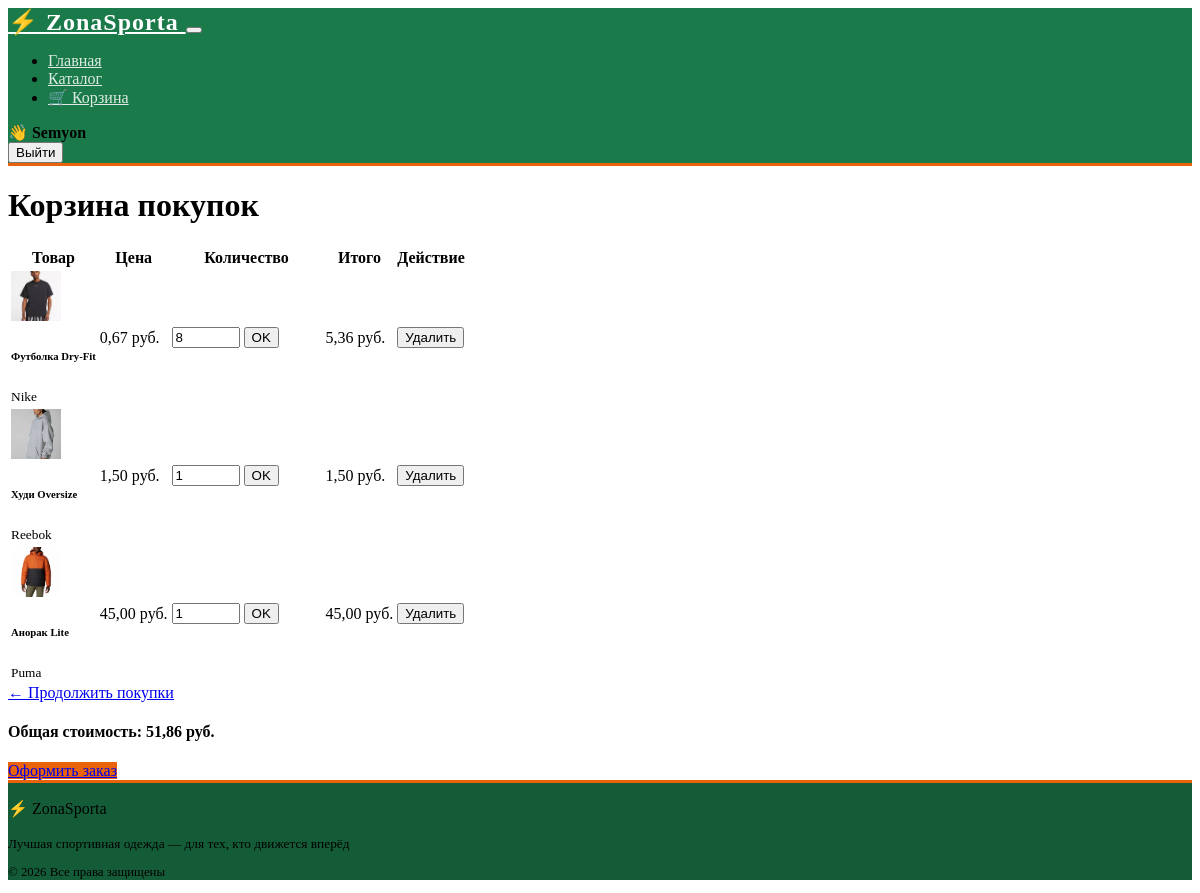
The page /cart/ (signed in) on the database its author committed.
### main/models.py (models this page shows, shortened)
class CartItem(models.Model):
    user = models.ForeignKey(
        settings.AUTH_USER_MODEL,
        on_delete=models.CASCADE,
        null=True
    )
    cart = models.ForeignKey(
        Cart,
        on_delete=models.CASCADE,
        verbose_name = "Корзина",
        related_name = "items"
    )
    product = models.ForeignKey(
        Product,
        on_delete=models.CASCADE,
        verbose_name = "Продукты",
        related_name = "cart_item"
    )
    quantity = models.PositiveIntegerField(
        validators=[MinValueValidator(1)],
        verbose_name="Количество"
    )
    def item_cost(self):
        return self.product.price * self.quantity
    class Meta:
        verbose_name = "Элемент корзины"
        verbose_name_plural = "Элементы корзины"

class Product(models.Model):
    name = models.CharField(
        max_length = 50,
        verbose_name = "Название товара"
    )
    description = models.TextField(
        blank = True,
        verbose_name = "Описание товара"
    )
    image = models.ImageField(
        upload_to = "products/",
        verbose_name = "Фото товара",
        blank = True,
        null = True
    )
    price = models.DecimalField(
        max_digits = 10,
        decimal_places = 2,
        verbose_name = "Цена",
        validators=[MinValueValidator(0)]
    )
    quantity_in_stock = models.IntegerField(
        verbose_name = "Количество на складе",
        validators=[MinValueValidator(0)]
    )
    category = models.ForeignKey(
        ProductCategory,
        on_delete=models.CASCADE,
        verbose_name = "Категория",
        related_name = "category_products"
    )
    manufacture = models.ForeignKey(
        Manufacturer,
        on_delete=models.CASCADE,
        verbose_name = "Производитель",
        related_name = "manufacture_products"
    )
    class Meta:
        verbose_name = "Товар"
        verbose_name_plural = "Товары"

class Manufacturer(models.Model):
    name = models.CharField(
        max_length = 50,
        verbose_name = "Название производителя"
    )
    country = models.CharField(
        max_length = 50,
        verbose_name = "Страна"
    )
    description = models.TextField(
        blank = True,
        verbose_name = "Описание производителя"
    )
    class Meta:
        verbose_name = "Производитель"
        verbose_name_plural = "Производители"

### main/views.py (the view)
# urls.py: path('cart/', views.cart, name='cart_view'),
@login_required(login_url='/register/')
def cart(request):
    cart, _ = Cart.objects.get_or_create(user=request.user)
    cart_items = CartItem.objects.filter(cart=cart)
    total_cost = sum(item.product.price * item.quantity for item in cart_items)
    context = {
        'cart_items': cart_items,
        'total_cost': total_cost,
    }
    return render(request, 'shop/cart.html', context)

### main/templates/shop/cart.html (shortened to what this page needs)
{% extends 'base.html' %}
{% block content %}
<div class="container mt-5">
    <h1 class="mb-4">Корзина покупок</h1>
    {% if cart_items %}
    <div class="card shadow-sm">
        <div class="card-body p-0">
            <table class="table table-hover mb-0 align-middle">
                <thead class="table-light">
                    <tr>
                        <th class="ps-4">Товар</th>
                        <th class="text-center">Цена</th>
                        <th class="text-center">Количество</th>
                        <th class="text-center">Итого</th>
                        <th class="text-end pe-4">Действие</th>
                    </tr>
                </thead>
                <tbody>
                    {% for item in cart_items %}
                    <tr>
                        <td class="ps-4">
                            <div class="d-flex align-items-center">
                                {% if item.product.image %}
                                    <img src="{{ item.product.image.url }}" alt="" class="rounded me-3" style="width: 50px; height: 50px; object-fit: cover;">
                                {% endif %}
                                <div>
                                    <h6 class="mb-0">{{ item.product.name }}</h6>
                                    <small class="text-muted">{{ item.product.manufacture.name }}</small>
                                </div>
                            </div>
                        </td>
                        <td class="text-center">{{ item.product.price }} руб.</td>
                        <td class="text-center" style="width: 150px;">
                            <form action="{% url 'update_cart' item.id %}" method="post" class="d-flex justify-content-center">
                                <input type="number" name="quantity" value="{{ item.quantity }}"
                                       min="1" max="{{ item.product.quantity_in_stock }}"
                                       class="form-control form-control-sm text-center me-1" style="width: 60px;">
                                <button type="submit" class="btn btn-outline-secondary btn-sm">OK</button>
                            </form>
                        </td>
                        <td class="text-center fw-bold text-primary">
                            {{ item.item_cost }} руб.
                        </td>
                        <td class="text-end pe-4">
                            <form action="{% url 'remove_from_cart' item.id %}" method="post">
                                <button type="submit" class="btn btn-outline-danger btn-sm">Удалить</button>
                            </form>
                        </td>
                    </tr>
                    {% endfor %}
                </tbody>
            </table>
        </div>
        <div class="card-footer bg-white p-4">
            <div class="row align-items-center">
                <div class="col-md-6">
                    <a href="{% url 'product_list' %}" class="btn btn-link text-decoration-none">← Продолжить покупки</a>
                </div>
                <div class="col-md-6 text-end">
                    <h4 class="mb-3">Общая стоимость: <span class="text-primary">{{ total_cost }} руб.</span></h4>
                    <a href="{% url 'checkout' %}" class="btn btn-success btn-lg px-5">Оформить заказ</a>
                </div>
            </div>
        </div>
    </div>
    {% else %}
    <div class="text-center py-5 bg-white rounded shadow-sm">
        <h3 class="text-muted">Ваша корзина пока пуста</h3>
        <p>Самое время добавить в неё что-нибудь интересное!</p>
        <a href="{% url 'product_list' %}" class="btn btn-primary mt-3">Перейти в каталог</a>
    </div>
    {% endif %}
</div>
{% endblock %}

### main/templates/base.html (shortened to what this page needs)
{% load static %}
<!DOCTYPE html>
<html lang="ru">
<head>
    <link href="https://jsdelivr.net" rel="stylesheet">
    <link rel="stylesheet" href="{% static 'css/style.css' %}">
</head>
<body class="d-flex flex-column min-vh-100 bg-light">
    <nav class="navbar navbar-expand-lg shadow-sm">
  <div class="container">
    <a class="navbar-brand" href="{% url 'index' %}">
      ⚡ ZonaSporta
    </a>
    <button class="navbar-toggler" type="button" data-bs-toggle="collapse" data-bs-target="#navbarNav">
    </button>
    <div class="collapse navbar-collapse" id="navbarNav">
      <ul class="navbar-nav me-auto mb-2 mb-lg-0">
        <li class="nav-item">
          <a class="nav-link" href="{% url 'index' %}">Главная</a>
        </li>
        <li class="nav-item">
          <a class="nav-link" href="{% url 'product_list' %}">Каталог</a>
        </li>
        <li class="nav-item">
          <a class="nav-link" href="{% url 'cart_view' %}">🛒 Корзина</a>
        </li>
      </ul>
      <div class="d-flex align-items-center">
        {% if user.is_authenticated %}
          <span class="text-light me-3">👋 <strong>{{ user.username }}</strong></span>
          <form method="post" action="{% url 'logout' %}" class="d-inline">
            <button type="submit" class="btn btn-outline-warning btn-sm">Выйти</button>
          </form>
        {% else %}
          <a href="{% url 'login' %}" class="btn btn-outline-light btn-sm me-2">Войти</a>
          <a href="{% url 'register' %}" class="btn btn-sm" style="background: var(--zona-orange); color:#fff;">Регистрация</a>
        {% endif %}
      </div>
    </div>
  </div>
</nav>
    <main class="container my-4 flex-grow-1">
        {% block content %}
        {% endblock %}
    </main>
<footer class="text-light text-center py-3 mt-auto">
  <div class="container">
    <p class="mb-1 fw-bold">⚡ ZonaSporta</p>
    <small class="text-light opacity-75">Лучшая спортивная одежда — для тех, кто движется вперёд</small>
    <p class="mb-0 mt-1 opacity-50" style="font-size:0.8rem">&copy; 2026 Все права защищены</p>
  </div>
</footer>
</body>
</html>

### static/css/style.css (style rules this page uses)
:root { --zona-green: #1a7a4a; --zona-green-dark: #145c37; --zona-green-light: #e8f5ee; --zona-orange: #e8630a; --zona-orange-light: #fff3ec; }
.navbar { background: var(--zona-green) !important; border-bottom: 3px solid var(--zona-orange); }
.navbar-brand { font-size: 1.5rem; font-weight: 700; color: #fff !important; letter-spacing: 1px; }
.nav-link { color: rgba(255,255,255,0.85) !important; font-weight: 500; transition: color 0.2s; }
.btn-success { background: var(--zona-orange); border-color: var(--zona-orange); }
footer { background: var(--zona-green-dark) !important; border-top: 3px solid var(--zona-orange) !important; }

### rows shown on the page
CartItem: product.image (picture), product.name "Футболка Dry-Fit", product.manufacture.name "Nike", product.price "0,67", quantity "8", item_cost "5,36"
CartItem: product.image (picture), product.name "Худи Oversize", product.manufacture.name "Reebok", product.price "1,50", quantity "1", item_cost "1,50"
CartItem: product.image (picture), product.name "Анорак Lite", product.manufacture.name "Puma", product.price "45,00", quantity "1", item_cost "45,00"

### other values the page prints
{{ user.username }} "Semyon"
{{ total_cost }} "51,86"
